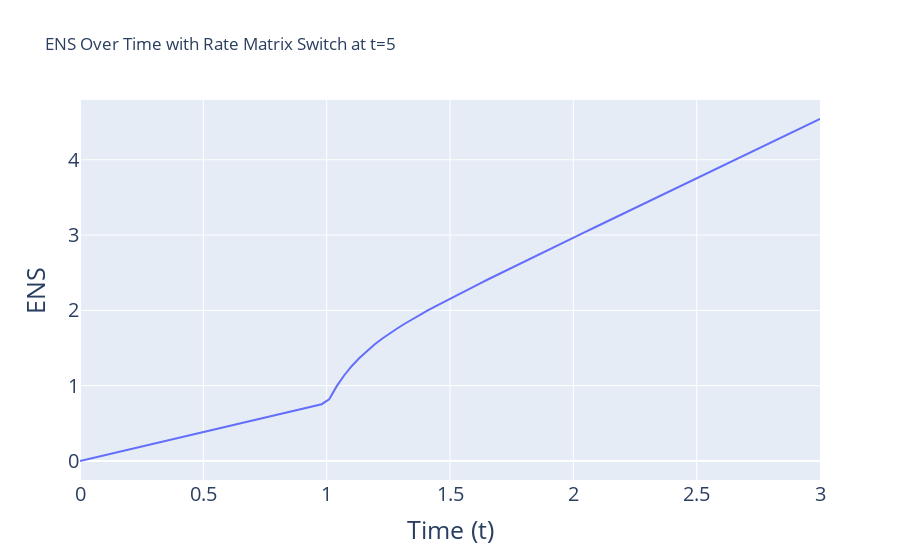

Write notebook code for a chart like this one.
### Code cell
non_stationary_ENS_value = generate_non_stationary_ENS(Q7, Q1, t_range, t1)
# Create the plot
fig4 = px.line(x=t_range, y=non_stationary_ENS_value, labels={'x': 'Time (t)', 'y': 'ENS'}, title='ENS Over Time with Rate Matrix Switch at t=5')

fig4.update_layout(
    xaxis=dict(
        title_font=dict(size=25),
        tickfont=dict(size=20),
    ),
    yaxis=dict(
        title_font=dict(size=25),
        tickfont=dict(size=20),
    )
)

# Show the plot
fig4.show()

### Figure 1 — Plotly figure (JSON) as saved in the notebook; plotly's stock layout.template omitted (floating-point values rounded to 4 significant figures)
{"data": [{"hovertemplate": "Time (t)=%{x}<br>ENS=%{y}<extra></extra>", "legendgroup": "", "line": {"color": "#636efa", "dash": "solid"}, "marker": {"symbol": "circle"}, "mode": "lines", "name": "", "orientation": "v", "showlegend": false, "type": "scatter", "x": [0, 0.03061, 0.06122, 0.09184, 0.1224, 0.1531, 0.1837, 0.2143, 0.2449, 0.2755, 0.3061, 0.3367, 0.3673, 0.398, 0.4286, 0.4592, 0.4898, 0.5204, 0.551, 0.5816, 0.6122, 0.6429, 0.6735, 0.7041, 0.7347, 0.7653, 0.7959, 0.8265, 0.8571, 0.8878, 0.9184, 0.949, 0.9796, 1.01, 1.041, 1.071, 1.102, 1.133, 1.163, 1.194, 1.224, 1.255, 1.286, 1.316, 1.347, 1.378, 1.408, 1.439, 1.469, 1.5, 1.531, 1.561, 1.592, 1.622, 1.653, 1.684, 1.714, 1.745, 1.776, 1.806, 1.837, 1.867, 1.898, 1.929, 1.959, 1.99, 2.02, 2.051, 2.082, 2.112, 2.143, 2.173, 2.204, 2.235, 2.265, 2.296, 2.327, 2.357, 2.388, 2.418, 2.449, 2.48, 2.51, 2.541, 2.571, 2.602, 2.633, 2.663, 2.694, 2.724, 2.755, 2.786, 2.816, 2.847, 2.878, 2.908, 2.939, 2.969, 3], "xaxis": "x", "y": [0, 0.02357, 0.04714, 0.07072, 0.09429, 0.1179, 0.1414, 0.165, 0.1886, 0.2121, 0.2357, 0.2593, 0.2829, 0.3064, 0.33, 0.3536, 0.3771, 0.4007, 0.4243, 0.4479, 0.4714, 0.495, 0.5186, 0.5422, 0.5657, 0.5893, 0.6129, 0.6364, 0.66, 0.6836, 0.7072, 0.7307, 0.7543, 0.8203, 0.9941, 1.139, 1.262, 1.368, 1.462, 1.546, 1.623, 1.694, 1.76, 1.823, 1.883, 1.94, 1.996, 2.051, 2.104, 2.156, 2.208, 2.259, 2.31, 2.36, 2.41, 2.46, 2.509, 2.558, 2.608, 2.657, 2.705, 2.754, 2.803, 2.852, 2.9, 2.949, 2.997, 3.046, 3.094, 3.143, 3.191, 3.239, 3.288, 3.336, 3.384, 3.433, 3.481, 3.529, 3.577, 3.626, 3.674, 3.722, 3.77, 3.819, 3.867, 3.915, 3.963, 4.012, 4.06, 4.108, 4.156, 4.204, 4.252, 4.301, 4.349, 4.397, 4.445, 4.493, 4.542], "yaxis": "y"}], "layout": {"legend": {"tracegroupgap": 0}, "title": {"text": "ENS Over Time with Rate Matrix Switch at t=5"}, "xaxis": {"anchor": "y", "domain": [0, 1], "tickfont": {"size": 20}, "title": {"font": {"size": 25}, "text": "Time (t)"}}, "yaxis": {"anchor": "x", "domain": [0, 1], "tickfont": {"size": 20}, "title": {"font": {"size": 25}, "text": "ENS"}}}}
